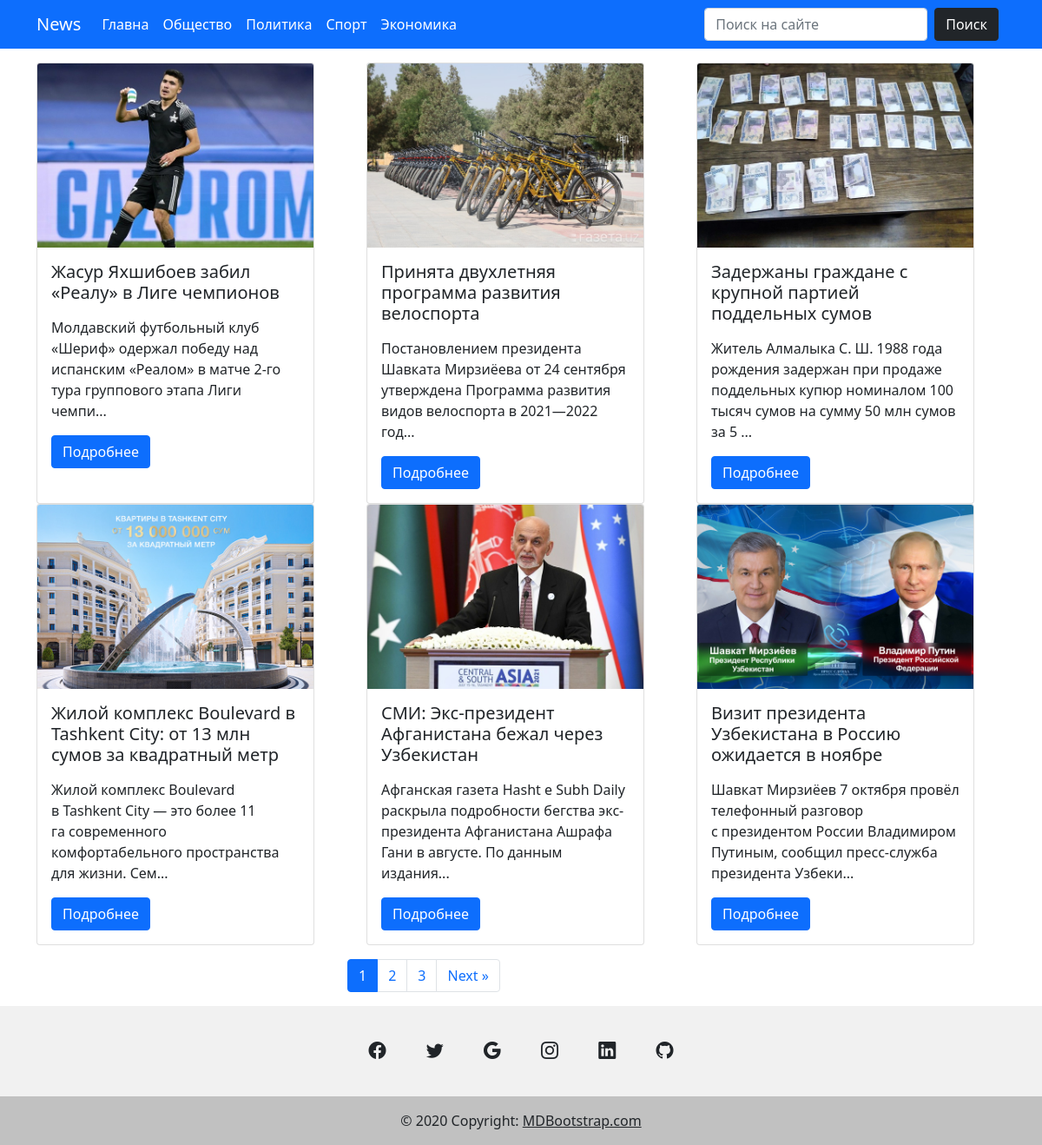
The page / on the database its author committed.
### news/models.py (models this page shows, shortened)
class Category(models.Model):
	title = models.CharField(max_length=255)
	slug = models.SlugField(max_length=255, verbose_name='url', unique=True)
	def get_absolute_url(self):
		return reverse('category', kwargs={"slug": self.slug})
	class Meta:
		ordering = ['title']
		verbose_name = 'Категория'
		verbose_name_plural = 'Категории'

class Post(models.Model):
	title = models.CharField(max_length=255)
	slug = models.SlugField(max_length=255, verbose_name='url', unique=True)
	content = models.TextField()
	created_at = models.DateTimeField(auto_now_add=True, verbose_name='Опублековано')
	photo = models.ImageField(upload_to='photo/%Y/%m/%d/', blank=False)
	views = models.IntegerField(default=0, verbose_name='Количество просмотров')
	category = models.ForeignKey(Category, on_delete=models.PROTECT, related_name='posts')
	tags = models.ManyToManyField(Tag, blank=True, related_name='posts')
	def get_absolute_url(self):
		return reverse('post', kwargs={"slug": self.slug})
	class Meta:
		ordering = ['-created_at']
		verbose_name = 'Пост'
		verbose_name_plural = 'Посты'

### news/views.py (the view)
# urls.py: 2. Add a URL to urlpatterns:  path('', Home.as_view(), name='home')
class Home(ListView):
	model = Post
	template_name = 'news/home_page.html'
	context_object_name = 'posts'
	paginate_by = 6
	ordering = ['-views']
	def get_context_data(self, *, object_list=None, **kwargs):
		context = super().get_context_data(**kwargs)
		context['title'] = 'Classic News Design'
		return context

### news/templatetags/menu.py (called while the page is built)
@register.inclusion_tag('news/categories_tpl.html')
def show_categories():
	categories = Category.objects.all()
	return {"categories": categories}

### news/templates/news/home_page.html (shortened to what this page needs)
{% extends 'news/base.html' %}
{%block main%}
<section class="p-3">
    <div class="container">
        <div class="row">
            {% for post in posts %}
            <div class="col-md-4 d-flex align-items-stretch">
                <div class="card" style="width: 20rem;">
                    {% if post.photo %}
                    <img src="{{ post.photo.url }}" class="card-img-top" alt="{{ post.title }}">
                    {% else %}
                    <img src="..." class="card-img-top" alt="...">
                    {% endif %}
                    <div class="card-body">
                        <h5 class="card-title">{{ post.title }}</h5>
                        <p class="card-text">{{ post.content|slice:150|safe }}...</p>
                        <a href="{{ post.get_absolute_url }}" class="btn btn-primary mt-auto">Подробнее</a>
                    </div>
                </div>
            </div>
            {% endfor %}
        </div>
    </div>
</section>
{%endblock%}

### news/templates/news/base.html (shortened to what this page needs)
{% load cache %}
<!DOCTYPE html>
<html lang="en">
<head>
    <link href="https://cdn.jsdelivr.net/npm/bootstrap@5.1.1/dist/css/bootstrap.min.css" rel="stylesheet">
    <link rel="stylesheet" href="https://cdn.jsdelivr.net/npm/bootstrap-icons@1.5.0/font/bootstrap-icons.css">
</head>
<body>
    {% include 'inc/_navbar.html'%}
    {% block main %}{% endblock %}
    <section>
        <div class="col-md-8 offset-md-4">
            {% include 'inc/_pagination.html' %}
        </div>
    </section>
    {% include 'inc/_footer.html' %}
</body>
</html>

### news/templates/inc/_navbar.html (shortened to what this page needs)
{% load menu %}
<nav class="navbar navbar-expand-lg sticky-top navbar-dark bg-primary">
    <div class="container">
        <a class="navbar-brand" href="{% url 'home' %}">News</a>
        {% show_categories %}
        <form action="{% url 'search' %}" class="d-flex" method="get">
            <input class="form-control me-2" type="search" name="s" placeholder="Поиск на сайте" aria-label="Search">
            <button class="btn btn-dark me-2" type="submit">Поиск</button>
        </form>
    </div>
</nav>

### news/templates/news/categories_tpl.html
<div class="collapse navbar-collapse" id="navmenu">
    <ul class="navbar-nav me-auto mb-2 mb-lg-0">
        <li class="nav-item">
            <a class="nav-link active" aria-current="page" href="{% url 'home' %}">Главна</a>
            {% for item in categories %}
        <li class="nav-item">
            <a class="nav-link active" aria-current="page" href="{{ item.get_absolute_url }}">{{ item.title}}</a>
            {% endfor%}
    </ul>
</div>

### news/templates/inc/_pagination.html (shortened to what this page needs)
{% if page_obj.has_other_pages %}
<nav aria-label="Page navigation example">
    <ul class="pagination">
        {% for p in page_obj.paginator.page_range %}
        {% if page_obj.number == p %}
        <li class="page-item active">
            <a class="page-link" href="?{{ s }}page={{ p }}">{{ p }}</a>
        </li>
        {% elif p > page_obj.number|add:-3 and p < page_obj.number|add:3 %} <li class="page-item"><a class="page-link" href="?{{ s }}page={{ p }}">{{ p }}</a></li>
            {% endif %}
            {% endfor %}
            {% if page_obj.has_next%}
            <li class="page-item">
                <a class="page-link" href="?{{ s }}page={{ page_obj.next_page_number }}" aria-label="Next">
                    <span class="sr-only">Next</span>
                    <span aria-hidden="true">&raquo;</span>
                </a>
            </li>
            {% endif %}
            {% endif %}

### news/templates/inc/_footer.html
<footer class="text-center text-white" style="background-color: #f1f1f1;">
    <div class="container pt-4">
        <section class="mb-4">
            <a class="btn btn-link btn-floating btn-lg text-dark m-1" href="#!" role="button" data-mdb-ripple-color="dark"><i class="bi bi-facebook"></i></a>
            <a class="btn btn-link btn-floating btn-lg text-dark m-1" href="#!" role="button" data-mdb-ripple-color="dark"><i class="bi bi-twitter"></i></a>
            <a class="btn btn-link btn-floating btn-lg text-dark m-1" href="#!" role="button" data-mdb-ripple-color="dark"><i class="bi bi-google"></i></a>
            <a class="btn btn-link btn-floating btn-lg text-dark m-1" href="#!" role="button" data-mdb-ripple-color="dark"><i class="bi bi-instagram"></i></a>
            <a class="btn btn-link btn-floating btn-lg text-dark m-1" href="#!" role="button" data-mdb-ripple-color="dark"><i class="bi bi-linkedin"></i></a>
            <a class="btn btn-link btn-floating btn-lg text-dark m-1" href="#!" role="button" data-mdb-ripple-color="dark"><i class="bi bi-github"></i></a>
        </section>
    </div>
    <div class="text-center text-dark p-3" style="background-color: rgba(0, 0, 0, 0.2);">
        © 2020 Copyright:
        <a class="text-dark" href="https://mdbootstrap.com/">MDBootstrap.com</a>
    </div>
</footer>

### rows shown on the page
Category: title "Общество"
Category: title "Политика"
Category: title "Спорт"
Category: title "Экономика"
Post: photo (picture), title "Жасур Яхшибоев забил «Реалу» в Лиге чемпионов", content "Молдавский футбольный клуб «Шериф» одержал победу над испанским «Реалом» в матче 2-го тура группового этапа Лиги чемпи"
Post: photo (picture), title "Принята двухлетняя программа развития велоспорта", content "Постановлением президента Шавката Мирзиёева от 24 сентября утверждена Программа развития видов велоспорта в 2021—2022 год"
Post: photo (picture), title "Задержаны граждане с крупной партией поддельных сумов", content "Житель Алмалыка С. Ш. 1988 года рождения задержан при продаже поддельных купюр номиналом 100 тысяч сумов на сумму 50 млн сумов за 5"
Post: photo (picture), title "Жилой комплекс Boulevard в Tashkent City: от 13 млн сумов за квадратный метр", content "Жилой комплекс Boulevard в Tashkent City — это более 11 га современного комфортабельного пространства для жизни. Сем"
Post: photo (picture), title "СМИ: Экс-президент Афганистана бежал через Узбекистан", content "Афганская газета Hasht e Subh Daily раскрыла подробности бегства экс-президента Афганистана Ашрафа Гани в августе. По данным издания"
Post: photo (picture), title "Визит президента Узбекистана в Россию ожидается в ноябре", content "Шавкат Мирзиёев 7 октября провёл телефонный разговор с президентом России Владимиром Путиным, сообщил пресс-служба президента Узбеки"

### other values the page prints
{{ p }} "1"
{{ p }} "2" "3"
